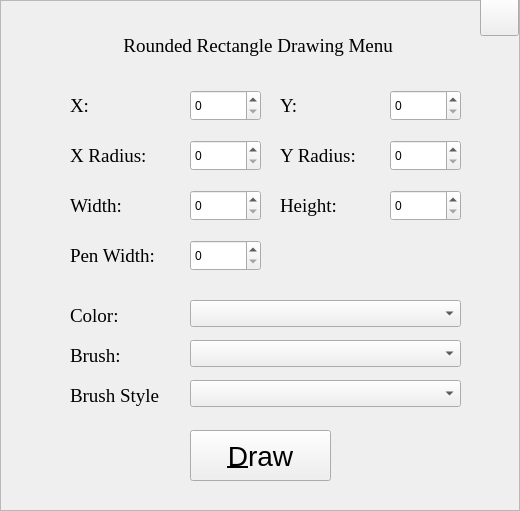
    <widget class="QFrame" name="roundedRectangleFrame">
     <property name="geometry">
      <rect>
       <x>620</x>
       <y>1082</y>
       <width>520</width>
       <height>511</height>
      </rect>
     </property>
     <property name="focusPolicy">
      <enum>Qt::ClickFocus</enum>
     </property>
     <property name="frameShape">
      <enum>QFrame::StyledPanel</enum>
     </property>
     <property name="frameShadow">
      <enum>QFrame::Raised</enum>
     </property>
     <widget class="QPushButton" name="drawRoundedRectangle">
      <property name="geometry">
       <rect>
        <x>190</x>
        <y>430</y>
        <width>141</width>
        <height>51</height>
       </rect>
      </property>
      <property name="font">
       <font>
        <pointsize>21</pointsize>
       </font>
      </property>
      <property name="text">
       <string>&amp;Draw</string>
      </property>
      <property name="icon">
       <iconset>
        <normaloff>:/images/paint.png</normaloff>:/images/paint.png</iconset>
      </property>
      <property name="iconSize">
       <size>
        <width>60</width>
        <height>40</height>
       </size>
      </property>
     </widget>
     <widget class="QSpinBox" name="roundedRectangleX">
      <property name="geometry">
       <rect>
        <x>190</x>
        <y>90</y>
        <width>71</width>
        <height>31</height>
       </rect>
      </property>
      <property name="maximum">
       <number>1200</number>
      </property>
     </widget>
     <widget class="QLabel" name="label_73">
      <property name="geometry">
       <rect>
        <x>70</x>
        <y>90</y>
        <width>111</width>
        <height>31</height>
       </rect>
      </property>
      <property name="font">
       <font>
        <family>Times New Roman</family>
        <pointsize>14</pointsize>
       </font>
      </property>
      <property name="text">
       <string>X: </string>
      </property>
     </widget>
     <widget class="QSpinBox" name="roundedRectangleY">
      <property name="geometry">
       <rect>
        <x>390</x>
        <y>90</y>
        <width>71</width>
        <height>31</height>
       </rect>
      </property>
      <property name="maximum">
       <number>700</number>
      </property>
     </widget>
     <widget class="QLabel" name="label_74">
      <property name="geometry">
       <rect>
        <x>280</x>
        <y>90</y>
        <width>101</width>
        <height>31</height>
       </rect>
      </property>
      <property name="font">
       <font>
        <family>Times New Roman</family>
        <pointsize>14</pointsize>
       </font>
      </property>
      <property name="text">
       <string>Y: </string>
      </property>
     </widget>
     <widget class="QLabel" name="label_75">
      <property name="geometry">
       <rect>
        <x>70</x>
        <y>300</y>
        <width>101</width>
        <height>31</height>
       </rect>
      </property>
      <property name="font">
       <font>
        <family>Times New Roman</family>
        <pointsize>14</pointsize>
       </font>
      </property>
      <property name="text">
       <string>Color: </string>
      </property>
     </widget>
     <widget class="QLabel" name="label_76">
      <property name="geometry">
       <rect>
        <x>70</x>
        <y>240</y>
        <width>131</width>
        <height>31</height>
       </rect>
      </property>
      <property name="font">
       <font>
        <family>Times New Roman</family>
        <pointsize>14</pointsize>
       </font>
      </property>
      <property name="text">
       <string>Pen Width: </string>
      </property>
     </widget>
     <widget class="QSpinBox" name="roundedRectanglePenWidth">
      <property name="geometry">
       <rect>
        <x>190</x>
        <y>240</y>
        <width>71</width>
        <height>31</height>
       </rect>
      </property>
      <property name="maximum">
       <number>40</number>
      </property>
     </widget>
     <widget class="QComboBox" name="colorRoundedRectangle">
      <property name="geometry">
       <rect>
        <x>190</x>
        <y>300</y>
        <width>271</width>
        <height>27</height>
       </rect>
      </property>
     </widget>
     <widget class="QLabel" name="roundedRectangleDrawingLabel">
      <property name="geometry">
       <rect>
        <x>10</x>
        <y>30</y>
        <width>501</width>
        <height>31</height>
       </rect>
      </property>
      <property name="font">
       <font>
        <family>Times New Roman</family>
        <pointsize>14</pointsize>
       </font>
      </property>
      <property name="text">
       <string>Rounded Rectangle Drawing Menu </string>
      </property>
      <property name="alignment">
       <set>Qt::AlignCenter</set>
      </property>
     </widget>
     <widget class="QPushButton" name="cancelRoundedRectangle">
      <property name="geometry">
       <rect>
        <x>480</x>
        <y>-4</y>
        <width>39</width>
        <height>40</height>
       </rect>
      </property>
      <property name="font">
       <font>
        <pointsize>21</pointsize>
       </font>
      </property>
      <property name="toolTip">
       <string extracomment="cancel">cancel</string>
      </property>
      <property name="text">
       <string/>
      </property>
      <property name="icon">
       <iconset>
        <normaloff>:/images/cancel.png</normaloff>:/images/cancel.png</iconset>
      </property>
      <property name="iconSize">
       <size>
        <width>40</width>
        <height>40</height>
       </size>
      </property>
     </widget>
     <widget class="QLabel" name="label_77">
      <property name="geometry">
       <rect>
        <x>70</x>
        <y>340</y>
        <width>101</width>
        <height>31</height>
       </rect>
      </property>
      <property name="font">
       <font>
        <family>Times New Roman</family>
        <pointsize>14</pointsize>
       </font>
      </property>
      <property name="text">
       <string>Brush: </string>
      </property>
     </widget>
     <widget class="QComboBox" name="brushRoundedRectangle">
      <property name="geometry">
       <rect>
        <x>190</x>
        <y>340</y>
        <width>271</width>
        <height>27</height>
       </rect>
      </property>
     </widget>
     <widget class="QLabel" name="label_78">
      <property name="geometry">
       <rect>
        <x>70</x>
        <y>380</y>
        <width>101</width>
        <height>31</height>
       </rect>
      </property>
      <property name="font">
       <font>
        <family>Times New Roman</family>
        <pointsize>14</pointsize>
       </font>
      </property>
      <property name="text">
       <string>Brush Style</string>
      </property>
     </widget>
     <widget class="QComboBox" name="brushStyleRoundedRectangle">
      <property name="geometry">
       <rect>
        <x>190</x>
        <y>380</y>
        <width>271</width>
        <height>27</height>
       </rect>
      </property>
     </widget>
     <widget class="QLabel" name="label_79">
      <property name="geometry">
       <rect>
        <x>70</x>
        <y>190</y>
        <width>111</width>
        <height>31</height>
       </rect>
      </property>
      <property name="font">
       <font>
        <family>Times New Roman</family>
        <pointsize>14</pointsize>
       </font>
      </property>
      <property name="text">
       <string>Width: </string>
      </property>
     </widget>
     <widget class="QSpinBox" name="roundedRectangleHeight">
      <property name="geometry">
       <rect>
        <x>390</x>
        <y>190</y>
        <width>71</width>
        <height>31</height>
       </rect>
      </property>
      <property name="maximum">
       <number>360</number>
      </property>
     </widget>
     <widget class="QLabel" name="label_80">
      <property name="geometry">
       <rect>
        <x>280</x>
        <y>190</y>
        <width>101</width>
        <height>31</height>
       </rect>
      </property>
      <property name="font">
       <font>
        <family>Times New Roman</family>
        <pointsize>14</pointsize>
       </font>
      </property>
      <property name="text">
       <string>Height: </string>
      </property>
     </widget>
     <widget class="QSpinBox" name="roundedRectangleWidth">
      <property name="geometry">
       <rect>
        <x>190</x>
        <y>190</y>
        <width>71</width>
        <height>31</height>
       </rect>
      </property>
      <property name="maximum">
       <number>360</number>
      </property>
     </widget>
     <widget class="QSpinBox" name="roundedRectangleXRadius">
      <property name="geometry">
       <rect>
        <x>190</x>
        <y>140</y>
        <width>71</width>
        <height>31</height>
       </rect>
      </property>
      <property name="maximum">
       <number>360</number>
      </property>
     </widget>
     <widget class="QLabel" name="label_81">
      <property name="geometry">
       <rect>
        <x>70</x>
        <y>140</y>
        <width>111</width>
        <height>31</height>
       </rect>
      </property>
      <property name="font">
       <font>
        <family>Times New Roman</family>
        <pointsize>14</pointsize>
       </font>
      </property>
      <property name="text">
       <string>X Radius: </string>
      </property>
     </widget>
     <widget class="QSpinBox" name="roundedRectangleYRadius">
      <property name="geometry">
       <rect>
        <x>390</x>
        <y>140</y>
        <width>71</width>
        <height>31</height>
       </rect>
      </property>
      <property name="maximum">
       <number>360</number>
      </property>
     </widget>
     <widget class="QLabel" name="label_82">
      <property name="geometry">
       <rect>
        <x>280</x>
        <y>140</y>
        <width>111</width>
        <height>31</height>
       </rect>
      </property>
      <property name="font">
       <font>
        <family>Times New Roman</family>
        <pointsize>14</pointsize>
       </font>
      </property>
      <property name="text">
       <string>Y Radius: </string>
      </property>
     </widget>
    </widget>
